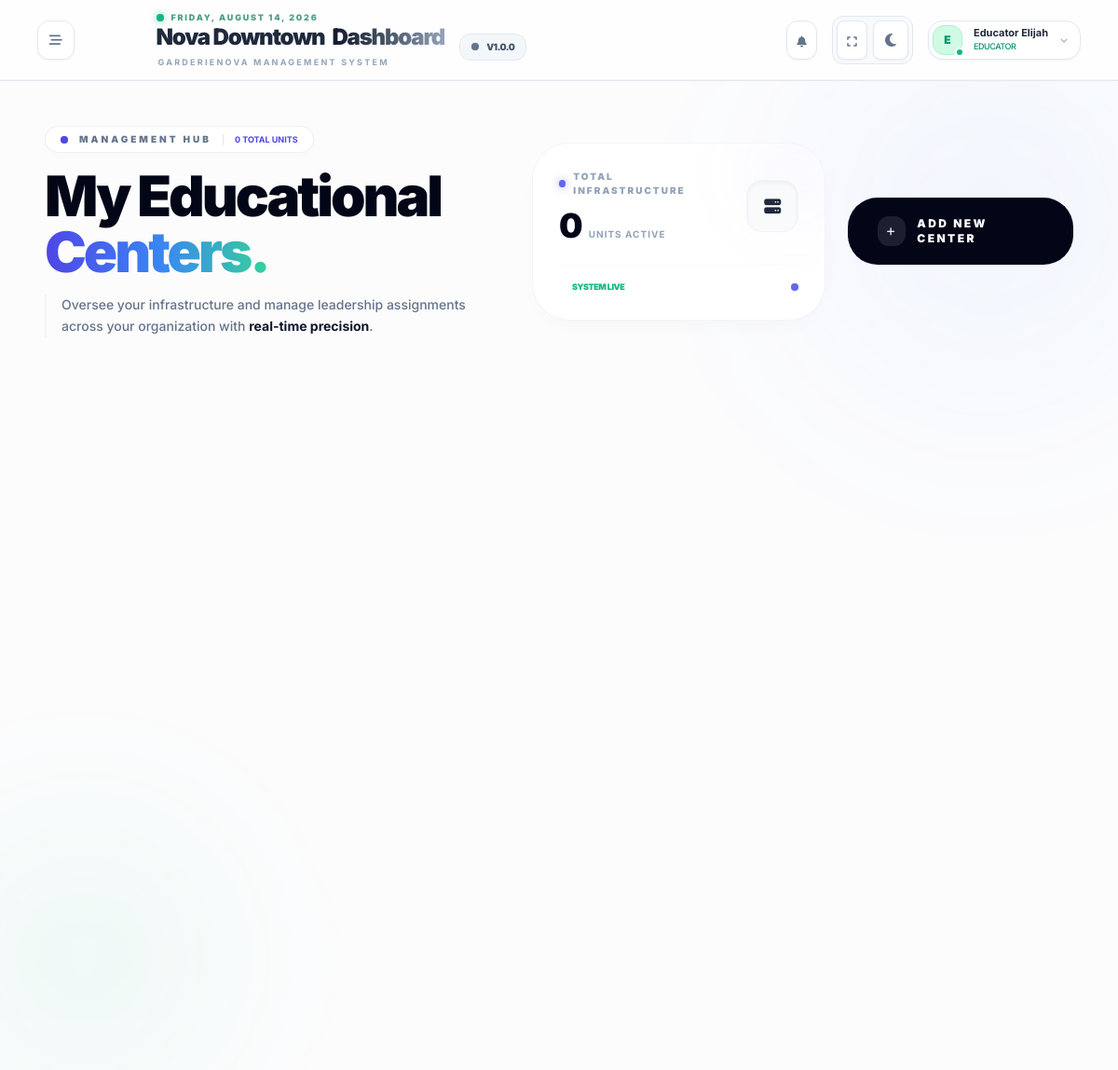
The app's page /my-centers/ (signed in) with its own data.
### accounts/models.py (models this page shows, shortened)
class User(AbstractUser):
    ROLE_CHOICES = (
        ("owner", "Network Owner"),
        ("director", "Director"),
        ("vice_director", "Vice Director"),
        ("educator", "Educator"),
        ("parent", "Parent"),
    )
    username = None
    user_id = models.UUIDField(primary_key=True, default=uuid.uuid4, editable=False)
    email = models.EmailField(_("email address"), unique=True)
    full_name = models.CharField(max_length=255)
    phone_number = models.CharField(max_length=20, blank=True, null=True)
    profile_photo = models.ImageField(upload_to=user_directory_path, blank=True, null=True)
    role_type = models.CharField(max_length=20, choices=ROLE_CHOICES)
    is_active = models.BooleanField(default=True)
    created_at = models.DateTimeField(auto_now_add=True)
    groups = models.ManyToManyField(
        "auth.Group",
        related_name="core_user_set",
        blank=True,
        verbose_name="groups",
        help_text="The groups this user belongs to.",
    )
    user_permissions = models.ManyToManyField(
        "auth.Permission",
        related_name="core_user_set",
        blank=True,
        verbose_name="user permissions",
        help_text="Specific permissions for this user.",
    )
    USERNAME_FIELD = "email"
    REQUIRED_FIELDS = ["full_name", "phone_number"]
    objects = CustomUserManager()

class Educator(models.Model):
    user = models.OneToOneField(
        User,
        on_delete=models.CASCADE,
        primary_key=True,
        related_name="educator_profile",
    )
    center = models.ForeignKey(
        "dashboard.Center", on_delete=models.CASCADE, related_name="educators"
    )
    is_active_in_ratio = models.BooleanField(default=True)
    is_compliant = models.BooleanField(default=True)
    compliance_errors = models.JSONField(default=list, blank=True)

### dashboard/models.py (models this page shows, shortened)
class Center(models.Model):
    center_id = models.UUIDField(primary_key=True, default=uuid.uuid4, editable=False)
    organization = models.ForeignKey(
        Organization, on_delete=models.CASCADE, related_name="centers"
    )
    name = models.CharField(max_length=255)
    address = models.TextField()
    timezone = models.CharField(max_length=50, default="America/Moncton")
    director = models.OneToOneField(
        "accounts.Director",
        on_delete=models.SET_NULL,
        null=True,
        related_name="managed_center",
    )
    created_at = models.DateTimeField(auto_now_add=True)

### dashboard/all_views/director_views.py (the view)
# urls.py: path("my-centers/", owner_centers_list, name="owner_centers_list"),
@login_required
def owner_centers_list(request):
    centers = Center.objects.filter(
        organization__owner__user=request.user
    ).select_related("organization", "director", "director__user")
    quick_assign_centers = Center.objects.filter(
        organization__owner__user=request.user, director__isnull=True
    )
    centers_count = centers.count()
    return render(
        request,
        "core/owner/centers_list.html",
        {"centers": centers, "centers_count": centers_count, "quick_assign_centers": quick_assign_centers},
    )

### communication/context_processors.py (called while the page is built)
def unread_messages_count(request):
    if request.user.is_authenticated:
        count = Message.objects.filter(receiver=request.user, is_read=False).count()
        return {'unread_count': count}
    return {'unread_count': 0}

### dashboard/context_processors/theme_sidebar.py (called while the page is built)
def theme(request):
    return {'theme': request.COOKIES.get('theme', 'light')}

def sidebar(request):
    return {'sidebar_state': request.COOKIES.get('sidebar', 'closed')}

### dashboard/templates/core/owner/centers_list.html (shortened to what this page needs)
{% extends 'base.html' %}
{% block content %}
<div class="relative min-h-screen bg-[#fcfcfd] dark:bg-slate-950 p-6 md:p-12 overflow-hidden">
    <div class="absolute inset-0 pointer-events-none">
        <div class="absolute bottom-[5%] left-[-5%] w-[300px] h-[300px] bg-emerald-500/5 rounded-full blur-[80px]"></div>
    </div>
    <div class="relative z-10 max-w-7xl mx-auto">
        <div class="flex flex-col lg:flex-row lg:items-center justify-between gap-8 mb-4 relative">
            <div class="relative space-y-4">
                <div class="inline-flex items-center gap-3 px-4 py-1.5 rounded-2xl bg-white dark:bg-slate-900 border border-slate-200/60 dark:border-slate-800 shadow-[0_2px_10px_rgba(0,0,0,0.02)]">
                    <span class="relative flex h-2 w-2">
                        <span class="relative inline-flex rounded-full h-2 w-2 bg-indigo-600"></span>
                    </span>
                    <span class="text-[10px] font-black text-slate-500 dark:text-slate-400 uppercase tracking-[0.3em]">Management Hub</span>
                    <span class="text-[9px] font-bold text-indigo-600 dark:text-indigo-400 uppercase">{{ centers|length }} Total Units</span>
                </div>
                <div class="space-y-1">
                    <h1 class="text-5xl lg:text-6xl font-black text-slate-950 dark:text-white tracking-[-0.05em] leading-[0.9]">
                        My Educational <br>
                        <span class="text-transparent bg-clip-text bg-gradient-to-r from-indigo-600 via-blue-500 to-emerald-400">Centers.</span>
                    </h1>
                </div>
                <p class="text-sm text-slate-500 dark:text-slate-400 font-medium max-w-lg leading-relaxed border-l-2 border-slate-100 dark:border-slate-800 pl-4">
                    Oversee your infrastructure and manage leadership assignments across your organization with <span class="text-slate-900 dark:text-white font-bold">real-time precision</span>.
                </p>
            </div>
            <div class="flex flex-col md:flex-row items-center gap-6">
                <div class="group relative overflow-hidden bg-white dark:bg-slate-900 p-7 rounded-[2.5rem] border border-slate-100 dark:border-slate-800 shadow-[0_10px_30px_-15px_rgba(0,0,0,0.05)] transition-all duration-500 hover:shadow-xl hover:border-indigo-500/20">
                    <div class="relative z-10 flex items-center justify-between gap-8">
                        <div class="space-y-3">
                            <div class="flex items-center gap-2">
                                <div class="w-2 h-2 rounded-full bg-indigo-500 shadow-[0_0_8px_rgba(79,70,229,0.5)]"></div>
                                <p class="text-slate-400 dark:text-slate-500 text-[10px] font-black uppercase tracking-[0.2em]">Total Infrastructure</p>
                            </div>
                            <div class="flex items-baseline gap-2">
                                <h2 class="text-4xl font-black text-slate-950 dark:text-white tracking-tighter leading-none">{{ centers|length }}</h2>
                                <span class="text-[10px] font-bold text-slate-400 uppercase tracking-widest">Units Active</span>
                            </div>
                        </div>
                        <div class="relative">
                            <div class="w-14 h-14 rounded-2xl bg-slate-50 dark:bg-slate-800/50 flex items-center justify-center border border-slate-100 dark:border-slate-700/50 group-hover:bg-indigo-600 group-hover:text-white transition-all duration-500 shadow-inner">
                                <i class="fa-solid fa-server text-lg group-hover:scale-110 transition-transform"></i>
                            </div>
                        </div>
                    </div>
                    <div class="mt-6 pt-4 border-t border-slate-50 dark:border-slate-800/60 flex items-center justify-between">
                        <span class="text-[9px] font-black text-emerald-500 uppercase tracking-tighter flex items-center gap-1">
                             System Live
                        </span>
                        <div class="flex -space-x-2">
                            <div class="w-2 h-2 rounded-full bg-indigo-500"></div>
                        </div>
                    </div>
                </div>
                <a href="{% url 'create_center' %}"
                   class="group relative inline-flex items-center gap-4 px-8 py-5 bg-slate-950 dark:bg-white text-white dark:text-slate-950 rounded-[2rem] transition-all duration-500 hover:shadow-[0_20px_40px_rgba(0,0,0,0.1)] hover:-translate-y-1 active:scale-[0.96] overflow-hidden">
                    <span class="relative z-10 flex items-center gap-3 font-black text-xs uppercase tracking-[0.2em]">
                        <div class="w-8 h-8 rounded-xl bg-white/10 dark:bg-slate-900/5 text-lg flex items-center justify-center group-hover:rotate-90 transition-transform duration-500">
                            <i class="fa-solid fa-plus text-[10px]"></i>
                        </div>
                        Add New Center
                    </span>
                </a>
            </div>
        </div>
        <div class="h-12 w-full"></div>
    </div>
</div>
{% endblock %}

### accounts/templates/accounts/includes/header.html (shortened to what this page needs)
<header class="sticky top-0 z-40 w-full bg-white/80 dark:bg-slate-900/80 backdrop-blur-xl border-b border-slate-200 dark:border-slate-800/60">
    <div class="flex items-center justify-between px-6 md:px-10 py-3 border-b border-slate-100 dark:border-slate-800/40">
        <div class="flex items-center gap-6">
            <button onclick="toggleSidebar()"
            class="group relative p-2.5 rounded-xl border border-slate-200 dark:border-slate-800
                   bg-white dark:bg-slate-900/50 backdrop-blur-md
                   text-slate-500 dark:text-slate-400
                   hover:text-blue-600 dark:hover:text-blue-400
                   hover:border-blue-500/30 dark:hover:border-blue-400/30
                   hover:bg-blue-50/50 dark:hover:bg-blue-400/5
                   transition-all duration-300 shadow-sm hover:shadow-lg hover:shadow-blue-500/10">
        <div class="relative z-10 flex items-center justify-center">
            <i class="fa-solid fa-bars-staggered text-sm group-hover:rotate-180 transition-transform duration-500"></i>
        </div>
    </button>
            <div class="hidden md:flex flex-col relative">
                <div class="flex ml-16 items-center gap-2 mb-0.5">
                    <div class="relative flex h-2 w-2">
                        <span class="relative inline-flex rounded-full h-2 w-2 bg-emerald-500 shadow-[0_0_8px_rgba(16,185,129,0.6)]"></span>
                    </div>
                    <span id="current-date" class=" text-[9px] font-black uppercase tracking-[0.2em] text-emerald-700/70 dark:text-emerald-400/80 ">
                    </span>
                </div>
                <div class="flex ml-16 items-center gap-4 group/header">
                    <div class="flex flex-col">
                        <h2 class="text-2xl font-black text-slate-800 dark:text-slate-100 tracking-tighter leading-none flex items-center gap-2">
                            <span class="relative">
                                {% if user.role_type == 'director' %}
                                    {{ user.director_profile.organization.name|default:"Main" }}
                                {% elif user.role_type == 'educator' %}
                                    {{ user.educator_profile.center.name|default:"Main" }}
                                {% elif user.role_type == 'owner' %}
                                    {{ user.owner_profile.owned_organization.name|default:"Main" }}
                                {% else %}
                                    Main
                                {% endif %}
                            </span>
                            <span class="bg-gradient-to-r from-slate-900 via-slate-600 to-slate-400 dark:from-white dark:via-slate-300 dark:to-slate-500 bg-clip-text text-transparent drop-shadow-sm">
                            </span>
                        </h2>
                        <p class="text-[9px] font-bold text-slate-400 dark:text-slate-500 uppercase tracking-[0.25em] mt-2 ml-0.5">
                            GarderieNova Management System
                        </p>
                    </div>
                    <div class="flex items-center gap-2 px-3 py-1.5 bg-slate-100/80 dark:bg-slate-800/40 border border-slate-200 dark:border-slate-700 rounded-xl transition-all duration-300 hover:bg-slate-200 dark:hover:bg-slate-700/60">
                        <span class="relative flex h-2 w-2">
                            <span class="relative inline-flex rounded-full h-2 w-2 bg-slate-500 dark:bg-slate-400"></span>
                        </span>
                        <span class="text-[10px] font-black text-slate-600 dark:text-slate-300 tracking-tighter uppercase">
                            v1.0.0
                        </span>
                    </div>
                </div>
            </div>
        </div>
        <div class="flex items-center gap-4">
            <div x-data="notificationSystem()" x-init="init()" class="relative">
                <button @click="toggle()" class="relative p-2 rounded-xl bg-white dark:bg-slate-800 border border-slate-200 dark:border-slate-700 text-slate-500 hover:text-emerald-500 hover:border-emerald-500/30 transition-all shadow-sm group">
                    <i class="fa-solid fa-bell text-xs"></i>
                </button>
            </div>
            <div class="flex items-center gap-1.5 bg-slate-100/50 dark:bg-slate-900/50 p-1 rounded-xl border border-slate-200 dark:border-slate-800">
                <button onclick="toggleFullScreen()" class="p-2 rounded-lg bg-white dark:bg-slate-800 border border-slate-200 dark:border-slate-700 hover:text-emerald-500 transition-all active:scale-90 group shadow-sm">
                    <i id="fullscreen-icon" class="fa-solid fa-expand text-slate-500 text-xs"></i>
                </button>
                <button onclick="toggleTheme()" class="p-2 rounded-lg bg-white dark:bg-slate-800 border border-slate-200 dark:border-slate-700 hover:text-emerald-500 transition-all active:scale-90 group shadow-sm">
                    <i id="theme-icon" class="fa-solid fa-moon text-slate-500 text-xs"></i>
                </button>
            </div>
            <div class="relative">
                <button onclick="toggleUserMenu()" class="flex items-center gap-3 p-1 pr-3 rounded-2xl bg-white dark:bg-slate-800 border border-slate-200 dark:border-slate-700 hover:border-emerald-500/50 transition-all shadow-sm group">
                    <div class="relative">
                        {% if user.profile_photo %}
                        <img src="{{ user.profile_photo.url }}" class="w-8 h-8 rounded-xl bg-emerald-50 p-0.5 object-cover">
                        {% else %}
                        <div class="w-8 h-8 rounded-xl bg-emerald-100 dark:bg-emerald-900/50 flex items-center justify-center text-emerald-600 dark:text-emerald-400 font-black text-xs border border-emerald-200 dark:border-emerald-800">
                            {{ user.full_name|slice:":1"|upper }}
                        </div>
                        {% endif %}
                        <div class="absolute -bottom-0.5 -right-0.5 w-2.5 h-2.5 bg-emerald-500 border-2 border-white dark:border-slate-800 rounded-full"></div>
                    </div>
                    <div class="hidden sm:block text-left">
                        <p class="text-[11px] font-bold text-slate-800 dark:text-slate-100 leading-tight">{{ user.full_name|default:"User" }}</p>
                        <p class="text-[9px] text-emerald-600 dark:text-emerald-400 font-medium uppercase tracking-tighter">{{ user.get_role_type_display|default:"Role" }}</p>
                    </div>
                    <i class="fa-solid fa-chevron-down text-[8px] text-slate-400 group-hover:translate-y-0.5 transition-transform"></i>
                </button>
            </div>
        </div>
    </div>
</header>

### accounts/templates/base.html (style rules this page uses)
* { transition: all 0.25s cubic-bezier(0.4, 0, 0.2, 1); }

### records on screen
User: educator_profile.center.name "Nova Downtown", full_name "E", full_name "Educator Elijah", role_type "EDUCATOR"

### other values on screen
{{ centers|length }} "0"
